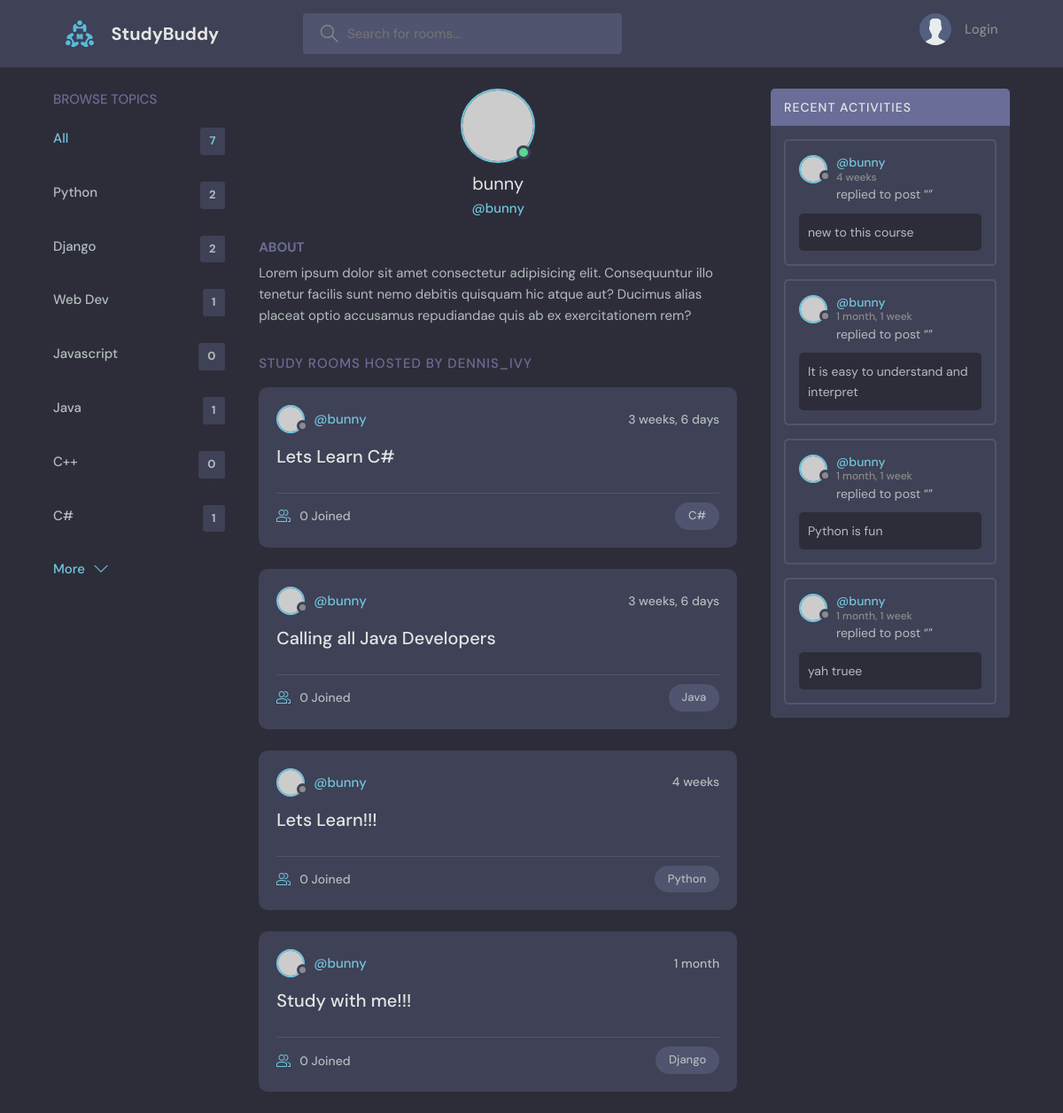
Screenshot of /profile/3/ with the database file from the repository.
### base/models.py (models this page shows, shortened)
class Topic(models.Model):
    name = models.CharField(max_length=200)

class Room(models.Model):
    host= models.ForeignKey(User , on_delete=models.SET_NULL , null= True)
    topic= models.ForeignKey(Topic , on_delete=models.SET_NULL , null= True)
    name = models.CharField(max_length=200)
    description = models.TextField(null=True , blank=True)
    participants = models.ManyToManyField(User, related_name='participants' , blank=True
                                          )
    updated = models.DateTimeField(auto_now=True)
    created = models.DateTimeField(auto_now_add=True)
    class Meta:
        ordering = ['-updated', '-created']

class Message(models.Model):
    user = models.ForeignKey(User, on_delete=models.CASCADE)  #user content
    room = models.ForeignKey(Room, on_delete=models.CASCADE)  #room relationship
    body = models.TextField()
    updated = models.DateTimeField(auto_now=True)   #updating user content
    created = models.DateTimeField(auto_now_add=True)   #creating user content
    class Meta:
        ordering = ['-updated', '-created']

### base/views.py (the view)
# urls.py: path('profile/<str:pk>/', views.userProfile , name = "user-profile"),
def userProfile(request , pk):
    user = User.objects.get(id=pk)
    room_messages= user.message_set.all()
    rooms = user.room_set.all()
    topics = Topic.objects.all()
    context = {'user': user , 'rooms': rooms , 'room_messages': room_messages
               , 'topics':topics}
    return render(request , 'base/profile.html' , context)

### base/templates/base/profile.html (shortened to what this page needs)
{% extends 'main.html' %}
{% block content %}
  <main class="profile-page layout layout--3">
    <div class="container">
    {% include 'base/topics_component.html' %}
      <div class="roomList">
        <div class="profile">
          <div class="profile__avatar">
            <div class="avatar avatar--large active">
              <img src="https://randomuser.me/api/portraits/men/11.jpg" />
            </div>
          </div>
          <div class="profile__info">
            <h3>{{user.username}}</h3>
            <p>@{{user.username}}</p>
          </div>
          <div class="profile__about">
            <h3>About</h3>
            <p>
              Lorem ipsum dolor sit amet consectetur adipisicing elit. Consequuntur illo tenetur
              facilis sunt nemo debitis quisquam hic atque aut? Ducimus alias placeat optio
              accusamus repudiandae quis ab ex exercitationem rem?
            </p>
          </div>
        </div>
        <div class="roomList__header">
          <div>
            <h2>Study Rooms Hosted by dennis_ivy</a>
            </h2>
          </div>
        </div>
      {% include 'base/feed_component.html' %}
      </div>
      {% include 'base/activity_component.html' %}
    </div>
  </main>
{% endblock content %}

### base/templates/base/topics_component.html
<div class="topics">
          <div class="topics__header">
            <h2>Browse Topics</h2>
          </div>
          <ul class="topics__list">
            <li>
              <a href="{% url 'home' %}" class="active">All <span>{{topics.count}}</span></a>
            </li>
            {%  for topic in topics %}
            <li>
              <a href="{% url 'home' %}?q={{topic.name}}">{{topic.name}} <span>{{topic.room_set.all.count}}</span></a>
            </li>
            {%  endfor %}
          </ul>
          <a class="btn btn--link" href="topics.html">
            More
            <svg version="1.1" xmlns="http://www.w3.org/2000/svg" width="32" height="32" viewBox="0 0 32 32">
              <title>chevron-down</title>
              <path d="M16 21l-13-13h-3l16 16 16-16h-3l-13 13z"></path>
            </svg>
          </a>
        </div>

### base/templates/base/feed_component.html (shortened to what this page needs)
{%  for room in rooms  %}
<div class="roomListRoom">
            <div class="roomListRoom__header">
              <a href="{% url 'user-profile' room.host.id %}" class="roomListRoom__author">
                <div class="avatar avatar--small">
                  <img src="https://randomuser.me/api/portraits/women/11.jpg" />
                </div>
                <span>@{{room.host.username}}</span>
              </a>
              <div class="roomListRoom__actions">
                <span>{{room.created|timesince}}</span>
              </div>
            </div>
            <div class="roomListRoom__content">
              <a href="{% url 'room' room.id%}">{{room.name}}</a>
            </div>
            <div class="roomListRoom__meta">
              <a href="{% url 'room' room.id%}" class="roomListRoom__joined">
                {{room.participants.all.count}} Joined
              </a>
              <p class="roomListRoom__topic">{{room.topic.name}}</p>
            </div>
          </div>
{%  endfor  %}

### base/templates/base/activity_component.html (shortened to what this page needs)
<div class="activities">
          <div class="activities__header">
            <h2>Recent Activities</h2>
          </div>
          {% for message in room_messages %}
          <div class="activities__box">
            <div class="activities__boxHeader roomListRoom__header">
              <a href="{% url 'user-profile' message.user.id %}" class="roomListRoom__author">
                <div class="avatar avatar--small">
                  <img src="https://randomuser.me/api/portraits/women/11.jpg" />
                </div>
                <p>
                  @{{message.user}}
                  <span>{{message.created|timesince}}</span>
                </p>
              </a>
            </div>
            <div class="activities__boxContent">
              <p>replied to post “<a href="{% url 'room' message.room.id %}">{{messaage.room}}</a>”</p>
              <div class="activities__boxRoomContent">
                {{message.body}}
              </div>
            </div>
          </div>
          {% endfor %}
        </div>

### rows the page displays
Topic: name "Python", room_set.all.count "2"
Topic: name "Django", room_set.all.count "2"
Topic: name "Web Dev", room_set.all.count "1"
Topic: name "Javascript", room_set.all.count "0"
Topic: name "Java", room_set.all.count "1"
Topic: name "C++", room_set.all.count "0"
Topic: name "C#", room_set.all.count "1"
Room: host.username "bunny", created "3 weeks, 6 days", name "Lets Learn C#", participants.all.count "0", topic.name "C#"
Room: host.username "bunny", created "3 weeks, 6 days", name "Calling all Java Developers", participants.all.count "0", topic.name "Java"
Room: host.username "bunny", created "4 weeks", name "Lets Learn!!!", participants.all.count "0", topic.name "Python"
Room: host.username "bunny", created "1 month", name "Study with me!!!", participants.all.count "0", topic.name "Django"
Message: user "bunny", created "4 weeks", body "new to this course"
Message: user "bunny", created "1 month, 1 week", body "It is easy to understand and interpret"
Message: user "bunny", created "1 month, 1 week", body "Python is fun"
Message: user "bunny", created "1 month, 1 week", body "yah truee"

### other values shown
{{ topics.count }} "7"
{{ user.username }} "bunny"
